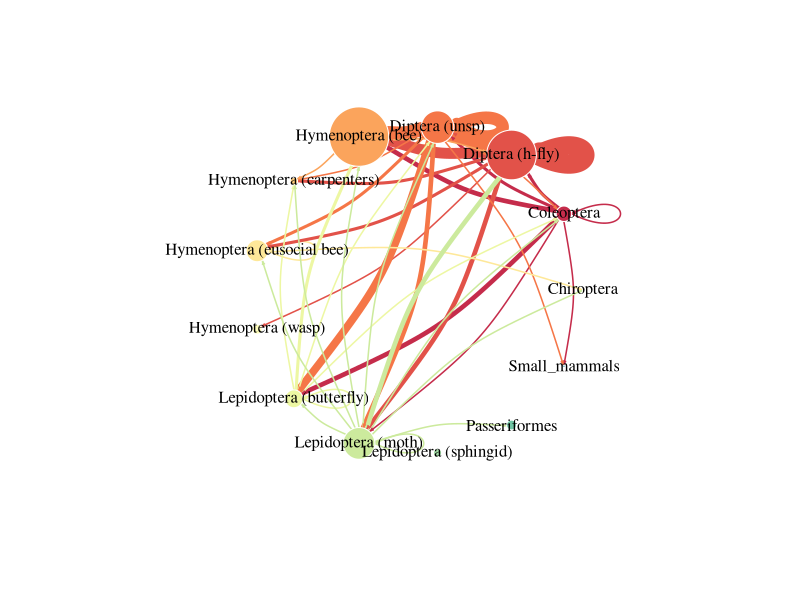
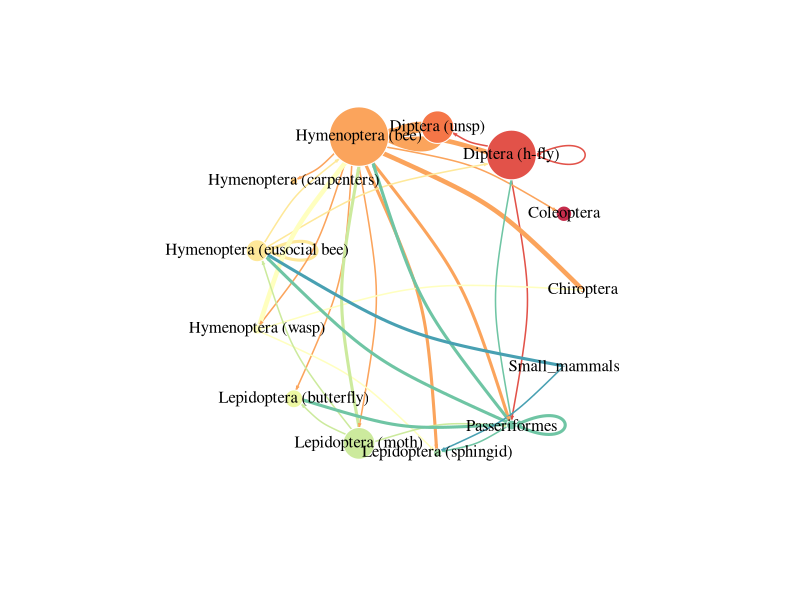
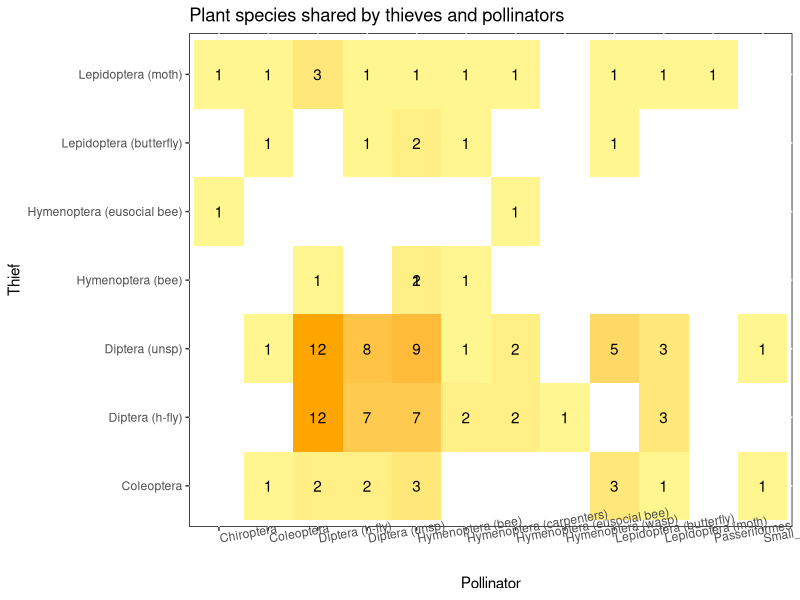
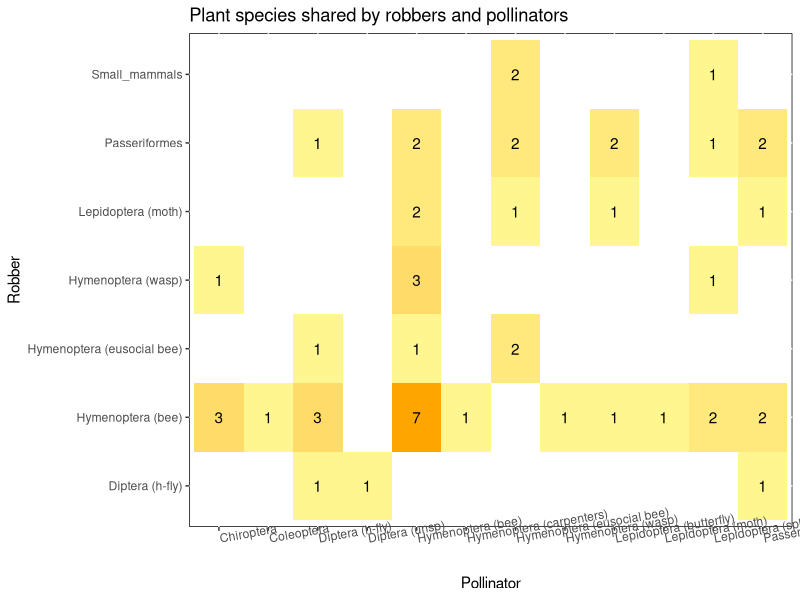

Write the R code that produced these figures, in order.
# Script for generating an igraph circular network ----

# Setting working directory with package 'here'
install.packages("here")
library(here)


# Loading libraries ----
rm(list = ls()) # Remove all the objects we created so far.
library(igraph)
library(dplyr)
library(RColorBrewer)
library(readxl)
library(tidyverse)

# THIEF NETWORK ----

# Reading in data ----
# Read in the node list
(node_list <-  read_excel("../input/for_igraph.xlsx", 
                         sheet = "node_list_thieves"))

# Read in the edge list
(edge_list <- read_excel("../input/for_igraph.xlsx", 
                        sheet = "edge_list_thieves"))

# Format transformation ----

# Convert to edgelist to graph
net <- graph_from_data_frame(d = edge_list, vertices = node_list, directed = T)
  
# Check class
class(net)


# Setting network parameters ----

# Set colours. Ideally would have more colours, but can fix this later.
colrs <- brewer.pal(n = 11, name = "Spectral")
colrs <- colorRampPalette(colrs)(15)
V(net)$color <- colrs[V(net)]
edge.start <- ends(net, es=E(net), names=F)[,1]
edge.col <- V(net)$color[edge.start]

# Set layout
l <- layout_in_circle(net)

# Plot ----
(thieving_network <-  plot(net, 
           edge.arrow.size = 0.2, edge.color = edge.col, 
           edge.width = (E(net)$Weight*1.5),
           vertex.frame.color = "white", vertex.size = ((V(net)$Weight)/2),
           vertex.label = V(net)$F.G., vertex.label.color = "black",
           layout = l, edge.curved = 0.2, margin = c(0)))

# ROBBER NETWORK ----

# Reading in data ----
# Read in the node list, force checking
(node_list <-  read_excel("../input/for_igraph.xlsx", 
                          sheet = "node_list_robbers"))

# Read in the edge list, force checking
(edge_list <- read_excel("../input/for_igraph.xlsx", 
                         sheet = "edge_list_robbers"))

# Format transformation ----
# Convert to graph
net <- graph_from_data_frame(d = edge_list, vertices = node_list, directed = T)

# Check class
class(net)


# Setting network parameters ----

# Set colours. Ideally would have more colours, but can fix this later.
colrs <- brewer.pal(n = 11, name = "Spectral")
colrs <- colorRampPalette(colrs)(15)
V(net)$color <- colrs[V(net)]
edge.start <- ends(net, es = E(net), names = F)[ ,1]
edge.col <- V(net)$color[edge.start]

# Set layout
l <- layout_in_circle(net)

# Plot ----
(robbing_network <- plot(net, 
          edge.arrow.size = 0.2, edge.color = edge.col, 
          edge.width = (E(net)$Weight*1.5),
          vertex.frame.color = "white", vertex.size = ((V(net)$Weight)/2),
          vertex.label = V(net)$F.G., vertex.label.color = "black",
          layout = l, edge.curved = 0.2, margin = c(0)))

# Creating heatmaps to accompany interaction networks -----

# Libraries ----
if (!require("gplots")) {
  install.packages("gplots", dependencies = TRUE)
  library(gplots)
}

# Thief heatmap ----

netx <- read_excel("../input/for_igraph.xlsx", sheet = "edge_list_thieves")

ggplot(netx, aes(x = Pollinator, y = Thief, fill = `Weight`)) +
  geom_tile() +
  geom_text(aes(label = round(`Weight`, 1)), color = "black") +
  scale_fill_gradient(low = "khaki1", high = "orange") +
  theme(axis.text.x = element_text(angle = 10, hjust = 0),
        panel.background=element_rect(fill="white", colour="black"),
        legend.position = "none") + 
  labs(title = "Plant species shared by thieves and pollinators")


# Robber heatmap ----
nety <- read_excel("../input/for_igraph.xlsx", sheet = "edge_list_robbers")


ggplot(nety, aes(x = Pollinator, y = Robber, fill = `Weight`)) +
  geom_tile() +
  geom_text(aes(label = round(`Weight`, 1)), color = "black") +
  scale_fill_gradient(low = "khaki1", high = "orange") +
  theme(axis.text.x = element_text(angle = 10, hjust = 0),
        panel.background=element_rect(fill="white", colour="black"),
        legend.position = "none") + 
  labs(title = "Plant species shared by robbers and pollinators")
